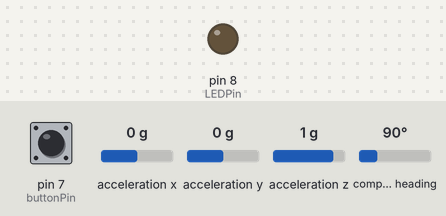
Bench run of a sketch on a simulated Arduino Uno, built with avr-gcc and run on an emulated ATmega328P. Shown: output pins drawn as LEDs (lit = HIGH). The inputs (shaded band) are chosen by the test bench; at power-on: pin 7 (buttonPin) HIGH, acceleration x 0 g, acceleration y 0 g, acceleration z 1 g, compass heading 90°. What the sketch prints to the serial monitor is not drawn.

Above: at 2.2 s.
2.3 s: pin 7 (buttonPin) pulled LOW for 0.15 s
At 3.0 s:
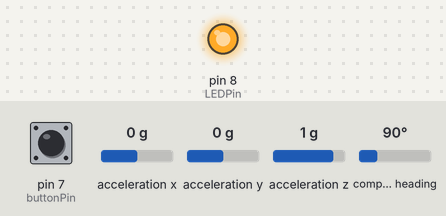
3.9 s: pin 7 (buttonPin) pulled LOW for 1 s
At 5.4 s:
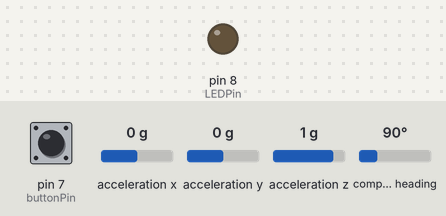
6.7 s: pin 7 (buttonPin) pulled LOW for 3.2 s
At 10.5 s:
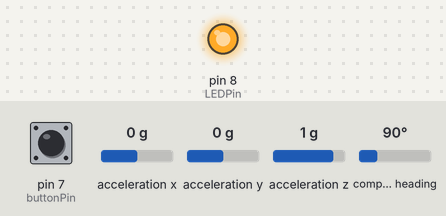
11.4 s: pin 7 (buttonPin) driven LOW
At 12.9 s:
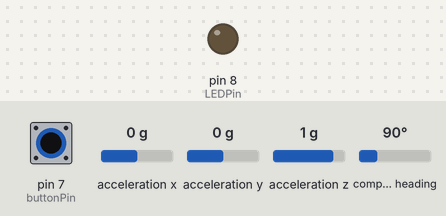
13.9 s: pin 7 (buttonPin) driven HIGH
At 14.8 s:
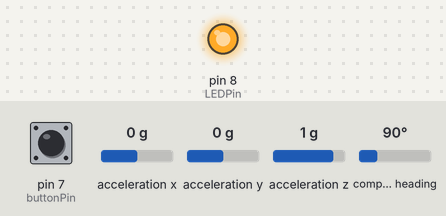
15.4 s: pin 7 (buttonPin) pulsed LOW 2 times (0.12 s each, 0.3 s apart)
At 17.1 s:
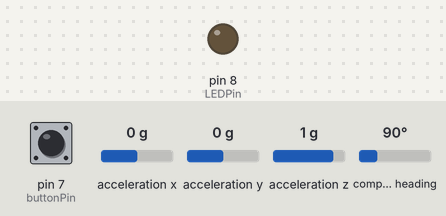
Timing chart, 0 to 18.6 s (numbered marks = the images above; inputs shaded):
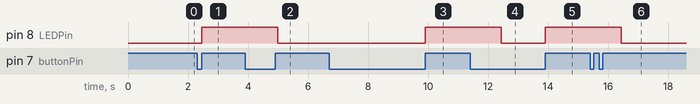

Measured:
- after the input at 2.3 s, pin 8 (LEDPin): LOW → HIGH after 0.15 s
- after the input at 3.9 s, pin 8 (LEDPin): HIGH → LOW after 1.1 s
- after the input at 6.7 s, pin 8 (LEDPin): LOW → HIGH after 3.2 s
- after the input at 11.4 s, pin 8 (LEDPin): HIGH → LOW after 1.0 s
- after the input at 13.9 s, pin 8 (LEDPin): LOW → HIGH at once
- after the input at 15.4 s, pin 8 (LEDPin): HIGH → LOW after 1.0 s

The sketch:

KneeV2.ino
```cpp
#include <Wire.h>
#include <Adafruit_Sensor.h>
#include <Adafruit_BNO055.h>
#include <utility/imumaths.h>

#define SAMPLE_RATE_MS (100)
Adafruit_BNO055 bno = Adafruit_BNO055(55);

const byte buttonPin = 7;
int buttonNew;
int buttonOld = 1;
const byte LEDPin = 8;
int LEDState = 0;

void displayCalStatus(void)
{
  /* Get the four calibration values (0..3) */
  /* Any sensor data reporting 0 should be ignored, */
  /* 3 means 'fully calibrated" */
  uint8_t system, gyro, accel, mag;
  system = gyro = accel = mag = 0;
  bno.getCalibration(&system, &gyro, &accel, &mag);

  /* The data should be ignored until the system calibration is > 0 */
  Serial.print("\t");
  if (!system)
  {
    Serial.print("! ");
  }

  /* Display the individual values */
  Serial.print("Sys:");
  Serial.print(system, DEC);
  Serial.print(" G:");
  Serial.print(gyro, DEC);
  Serial.print(" A:");
  Serial.print(accel, DEC);
  Serial.print(" M:");
  Serial.print(mag, DEC);

}

void OrientationData(void) {
  sensors_event_t event;
    bno.getEvent(&event);

    Serial.print("x: ");
    Serial.print(event.orientation.x);
    Serial.print("\n");
    Serial.print("y: ");
    Serial.print(event.orientation.y);
    Serial.print("\n");
    Serial.print("z: ");
    Serial.print(event.orientation.z);
    Serial.print("\n");

    delay(SAMPLE_RATE_MS);
}

// Setup code
void setup(void) {
  // put your setup code here, to run once:
  pinMode(buttonPin,INPUT);
  pinMode(LEDPin,OUTPUT);

  Serial.begin(115200);

  if (!bno.begin())
  {
    Serial.print("No BNO055");
    while (1);
  }
  delay(1000);

   // Orientation calibration
  bno.setExtCrystalUse(true);
}

void loop(){
on:
buttonNew = digitalRead(buttonPin);
if(buttonOld == 0 && buttonNew == 1){
  while (LEDState == 0) {
    digitalWrite(LEDPin, HIGH);
    OrientationData();

    //displayCalStatus();
    buttonNew = digitalRead(buttonPin);
    Serial.println(buttonNew);
    Serial.println(buttonOld);
   if (buttonNew == 0) {
    LEDState = 1;
    delay(1000);
    goto off;
      }
     }
    }
off:
while( LEDState == 1) {
  digitalWrite(LEDPin, LOW);
  Serial.print("No measurement");
  buttonNew = digitalRead(buttonPin);
  if (buttonNew == 0) {
    LEDState = 0;
    goto on;
  }
}
buttonOld = buttonNew;
}


// Main loop, gets cords for 60 seconds, stores in array, finds the min and max values for angle calculation
//void loop(void)
//{
//
//  sensors_event_t event;
//  bno.getEvent(&event);
//
//  Serial.print("x: ");
//  Serial.print(event.orientation.x);
//  Serial.print("\n");
//  Serial.print("y: ");
//  Serial.print(event.orientation.y);
//  Serial.print("\n");
//  Serial.print("z: ");
//  Serial.print(event.orientation.z);
//  Serial.print("\n");
//
//  //displayCalStatus();
//
//  delay(SAMPLE_RATE_MS);
//}
```
